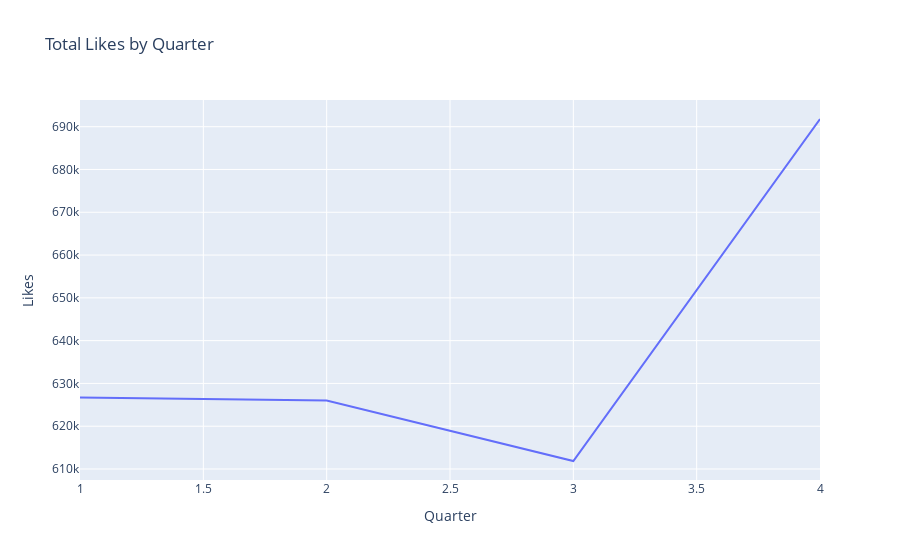
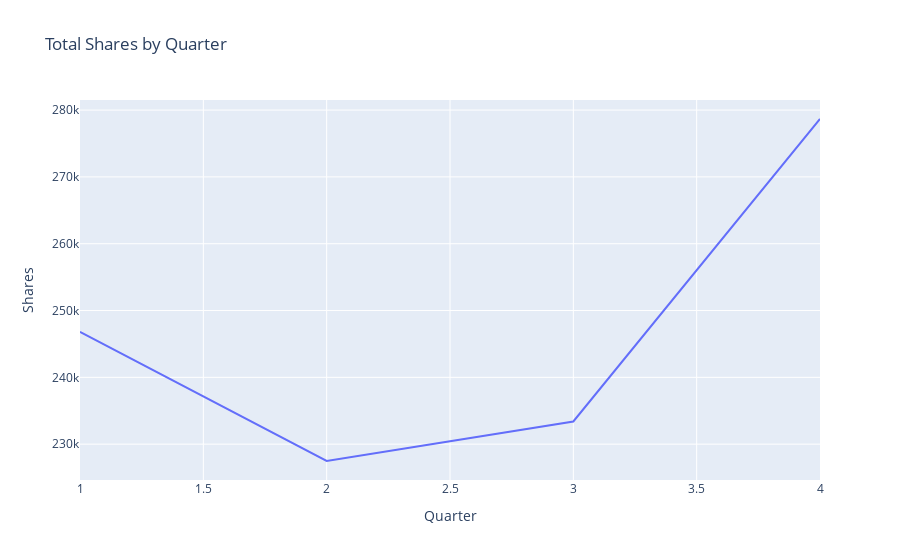
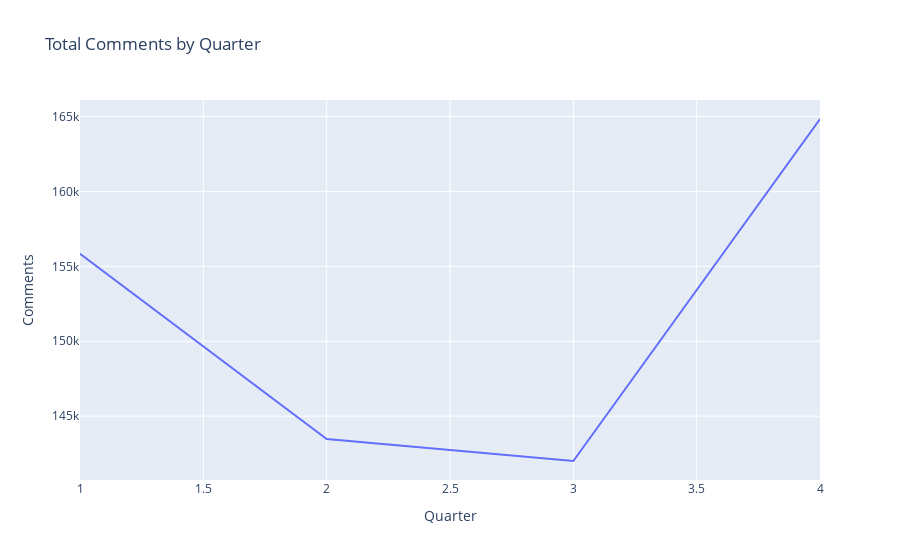

The notebook cell saved with these charts, in order:
### Code cell
# Convert 'date' column to datetime format
data['date'] = pd.to_datetime(data['date'])

# Group by quarter and calculate total engagement
data['quarter'] = data['date'].dt.quarter
quarterly_engagement = data.groupby('quarter')[['likes', 'shares', 'comments', 'views']].sum().reset_index()

# Plot using Plotly Express
fig_likes = plx.line(quarterly_engagement, x='quarter', y='likes', title='Total Likes by Quarter', labels={'likes': 'Likes', 'quarter': 'Quarter'})
fig_shares = plx.line(quarterly_engagement, x='quarter', y='shares', title='Total Shares by Quarter', labels={'shares': 'Shares', 'quarter': 'Quarter'})
fig_comments = plx.line(quarterly_engagement, x='quarter', y='comments', title='Total Comments by Quarter', labels={'comments': 'Comments', 'quarter': 'Quarter'})
fig_views = plx.line(quarterly_engagement, x='quarter', y='views', title='Total Views by Quarter', labels={'views': 'Views', 'quarter': 'Quarter'})

# Display the figures
fig_likes.show()
fig_shares.show()
fig_comments.show()
fig_views.show()

### Figure 1 — Plotly figure (JSON) as saved in the notebook; plotly's stock layout.template omitted (floating-point values rounded to 4 significant figures)
{"data": [{"hovertemplate": "Quarter=%{x}<br>Likes=%{y}<extra></extra>", "legendgroup": "", "line": {"color": "#636efa", "dash": "solid"}, "marker": {"symbol": "circle"}, "mode": "lines", "name": "", "orientation": "v", "showlegend": false, "type": "scatter", "x": [1, 2, 3, 4], "xaxis": "x", "y": [626714, 626008, 611873, 691796], "yaxis": "y"}], "layout": {"autosize": true, "legend": {"tracegroupgap": 0}, "title": {"text": "Total Likes by Quarter"}, "xaxis": {"anchor": "y", "autorange": true, "domain": [0, 1], "range": [1, 4], "title": {"text": "Quarter"}, "type": "linear"}, "yaxis": {"anchor": "x", "autorange": true, "domain": [0, 1], "range": [607400.0, 696200.0], "title": {"text": "Likes"}, "type": "linear"}}}

### Figure 2 — Plotly figure (JSON) as saved in the notebook; plotly's stock layout.template omitted (floating-point values rounded to 4 significant figures)
{"data": [{"hovertemplate": "Quarter=%{x}<br>Shares=%{y}<extra></extra>", "legendgroup": "", "line": {"color": "#636efa", "dash": "solid"}, "marker": {"symbol": "circle"}, "mode": "lines", "name": "", "orientation": "v", "showlegend": false, "type": "scatter", "x": [1, 2, 3, 4], "xaxis": "x", "y": [246806, 227480, 233397, 278666], "yaxis": "y"}], "layout": {"autosize": true, "legend": {"tracegroupgap": 0}, "title": {"text": "Total Shares by Quarter"}, "xaxis": {"anchor": "y", "autorange": true, "domain": [0, 1], "range": [1, 4], "title": {"text": "Quarter"}, "type": "linear"}, "yaxis": {"anchor": "x", "autorange": true, "domain": [0, 1], "range": [224600.0, 281500.0], "title": {"text": "Shares"}, "type": "linear"}}}

### Figure 3 — Plotly figure (JSON) as saved in the notebook; plotly's stock layout.template omitted (floating-point values rounded to 4 significant figures)
{"data": [{"hovertemplate": "Quarter=%{x}<br>Comments=%{y}<extra></extra>", "legendgroup": "", "line": {"color": "#636efa", "dash": "solid"}, "marker": {"symbol": "circle"}, "mode": "lines", "name": "", "orientation": "v", "showlegend": false, "type": "scatter", "x": [1, 2, 3, 4], "xaxis": "x", "y": [155845, 143471, 142008, 164834], "yaxis": "y"}], "layout": {"autosize": true, "legend": {"tracegroupgap": 0}, "title": {"text": "Total Comments by Quarter"}, "xaxis": {"anchor": "y", "autorange": true, "domain": [0, 1], "range": [1, 4], "title": {"text": "Quarter"}, "type": "linear"}, "yaxis": {"anchor": "x", "autorange": true, "domain": [0, 1], "range": [140700.0, 166100.0], "title": {"text": "Comments"}, "type": "linear"}}}
